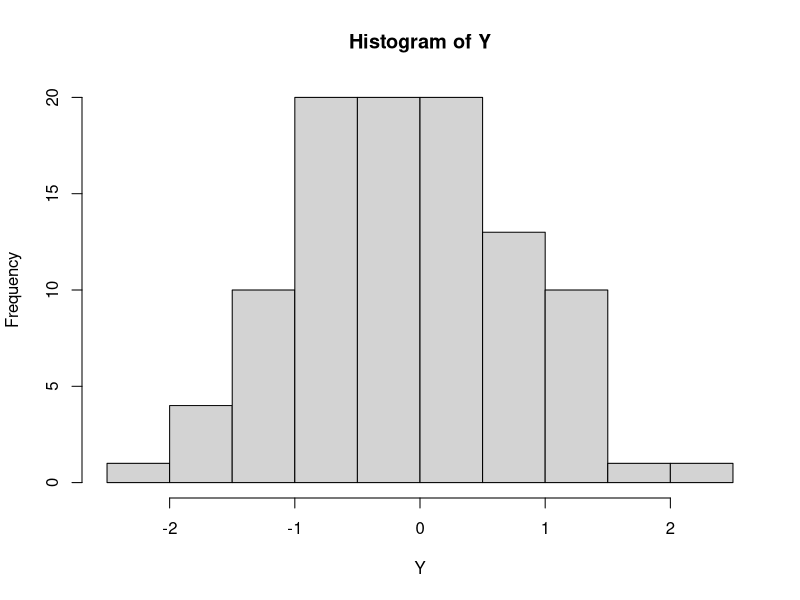

The R script that drew this image:
## ---- chunk 1
knitr::opts_chunk$set(echo = TRUE)
## ---- chunk 2
# sample of size 100
Y<- rnorm( 100)
hist( Y)
